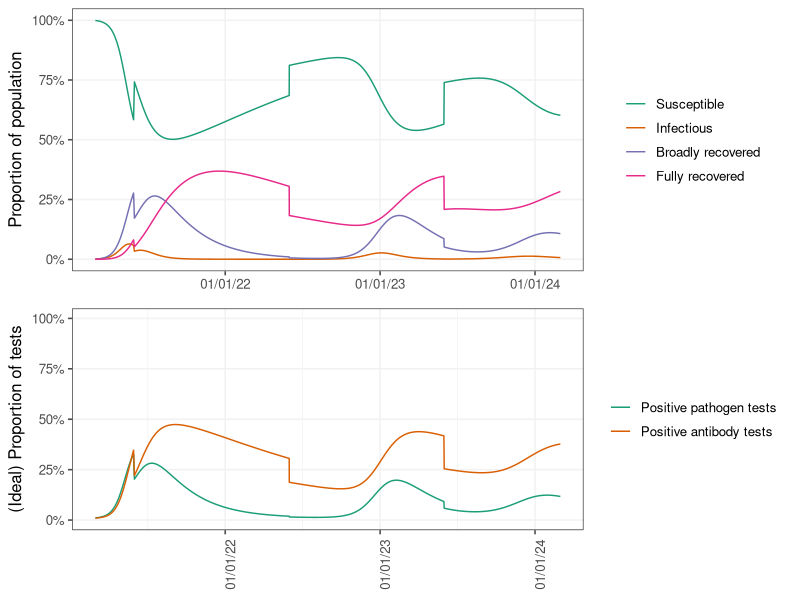

Reproduce this figure in R.
library(deSolve)
library(ggplot2)
library(ggthemes)
library(tidyr)
library(dplyr)
library(ggpubr)
library(lubridate)
library(kableExtra)

#
# user input
#

# epi parameters
avg_infectious_days_input = 7
avg_recovery_days_input = 90
avg_waning_days_input = 365 * 1.5
R0 = 1.5

# TODO: add variation to reconfigure as standard SIR model (i.e., no B part)
# TODO: add variation to reconfigure as standard SIBR model (i.e., no waning)

# initial conditions at t=0
initial_susceptible = .999
initial_infectious = .001
initial_broadly_recovered = 0
initial_recovered = 0

# TODO: Make user input (i.e., so infection can start in spring vs winter, etc.)
# reference date for outbreak start
outbreak_start_date = ymd('2021-03-01')

# plotting window
plot_min_date = outbreak_start_date
plot_max_date = outbreak_start_date + duration(num = 3, units = 'years')

# diagnostic parameters
pathogenic_sensitivity = .95
pathogenic_specificity = .99
antibody_sensitivity = .95
antibody_specificity = .99

# annual demographics (could be list of input)
#   Note: set to NULL to ignore
birth_pulse_dates = data.frame(
  time = ymd('2021-06-01'),
  # proportion of total population that are new, susceptible animals after pulse
  proportion = c(.4) 
)
# birth_pulses = NULL

#
# solve model
#

# translate to average days in class
avg_infectious_days = avg_infectious_days_input
avg_recovery_days = avg_recovery_days_input - avg_infectious_days
avg_waning_days = avg_waning_days_input - avg_recovery_days

# convert birth pulse dates to model times (negatives are ok)
birth_pulses = birth_pulse_dates %>% 
  mutate(
    time = as.numeric(
      difftime(time1 = time, time2 = outbreak_start_date, units = 'days')
    )
  )

# clean up workspace
rm(sibr_solution)

# define model
sibr_equations <- function(time, variables, parameters) {
  with(as.list(c(variables, parameters)), {
    ds = -beta * s * i + psi * r
    di =  beta * s * i - gamma * i
    db =  gamma * i - eta * b
    dr =  eta * b - psi * r
    return(list(c(ds, di, db, dr)))
  })
}

# parameterize model
gamma = 1 / avg_infectious_days
parameter_values = c(
  beta = R0 * gamma,
  gamma = gamma, 
  eta = 1 / avg_recovery_days,
  psi = 1 / avg_waning_days
)

# format initial conditions
initial_values = c(
  s = initial_susceptible,
  i = initial_infectious,
  b = initial_broadly_recovered,
  r = initial_recovered
)

# normalize initial conditions
initial_values = initial_values / sum(initial_values)

# set ode solver times, making sure we pass t=0 to solver
plot_min = as.numeric(
  difftime(time1 = plot_min_date, time2 = outbreak_start_date, units = 'days')
)
plot_max = as.numeric(
  difftime(time1 = plot_max_date, time2 = outbreak_start_date, units = 'days')
)

# set times to solve for inclusion in plot
plot_times = seq(from = plot_min, to = plot_max, length.out = 500)

# solve ode in chunks, following birth pulses
if(!is.null(birth_pulses)) {
  if(any(birth_pulses$time < plot_max)) {
    
    # enumerate time points with birth pulses
    homogeneous_period_ends = rbind(
      # birth pulse data
      do.call(rbind, apply(
        X = birth_pulses, 
        MARGIN = 1, 
        FUN = function(r) {
          data.frame(
            time = seq(from = r['time'], to = plot_max, by = 365),
            proportion = unname(r['proportion'])
          )
        }
      )),
      # final timepoint
      data.frame(time = plot_max, proportion = 0)
    ) %>% 
      # make sure times are after model start
      filter(time >= 0) %>% 
      # merge duplicates
      group_by(time) %>% 
      summarise(proportion = sum(proportion)) %>% 
      ungroup()
    
    # initialize ode solution
    sibr_solution = data.frame(time = 0, t(initial_values))
    
    # solve ode in chunks
    for(i in 1:nrow(homogeneous_period_ends)) {
      # time range during period
      t = unique(c(
        tail(sibr_solution$time, 1),
        data.frame(t = plot_times) %>% 
          filter(
            tail(sibr_solution$time, 1) <= t, 
            t <= homogeneous_period_ends$time[i]
          ) %>% 
          unlist() %>% 
          unname(),
        homogeneous_period_ends$time[i]
      ))
      # evaluate ode, but skip saving the first row since it duplicates start
      sibr_solution = rbind(
        sibr_solution,
        ode(
          y = initial_values,
          times = t,
          func = sibr_equations,
          parms = parameter_values
        )[-1,]
      )
      # apply birth pulse to last observation
      sibr_solution[nrow(sibr_solution), c('s','i','b','r')] = 
        sibr_solution[nrow(sibr_solution), c('s','i','b','r')] * 
          (1 - homogeneous_period_ends$proportion[i]) + 
        c(homogeneous_period_ends$proportion[i], rep(0, 3))
      # update initial conditions
      initial_values = c(
        s = tail(sibr_solution$s, 1),
        i = tail(sibr_solution$i, 1),
        b = tail(sibr_solution$b, 1),
        r = tail(sibr_solution$r, 1)
      )
      initial_values = initial_values / sum(initial_values)
    }
  }
}

# default: solve ode in one chunk
if(!exists('sibr_solution')) {
  t = unique(c(0, plot_times))
  sibr_solution = data.frame(
    ode(
      y = initial_values,
      times = t,
      func = sibr_equations,
      parms = parameter_values
    )
  ) 
}

# format plotting frame
sibr_solution = sibr_solution %>% 
  # restrict output to the requested plotting times
  filter(plot_min <= time, time <= plot_max) %>% 
  # enrich output
  mutate(
    # get date scale correct
    time = outbreak_start_date + duration(time, 'days'),
    # translate compartment model to ideal test results
    pathogenic_detection = (i + b) * pathogenic_sensitivity + 
      (s + r) * (1 - pathogenic_specificity),
    antibody_detection = (b + r) * antibody_sensitivity + 
      (s + i) * (1 - antibody_specificity)
  )

#
# output plots
#

# visualize epidemic trajectory
pl_trajectory = ggplot(
  data = sibr_solution %>% 
    pivot_longer(
      cols = c('s', 'i', 'b', 'r'), 
      names_to = 'compartment',
      values_to = 'population_proportion'
    ) %>% 
    mutate(
      compartment = factor(
        x = compartment,
        levels = c('s', 'i', 'b', 'r'),
        labels = c('Susceptible', 'Infectious', 'Broadly recovered', 
                   'Fully recovered')
      )
    ),
  mapping = aes(
    x = time, y = population_proportion, col = compartment)
) +
  geom_line() + 
  scale_x_datetime(date_labels = '%D') +
  scale_y_continuous(
    'Proportion of population',
    labels = scales::percent,
    limits = c(0,1)
  ) + 
  scale_color_brewer(type = 'qual', palette = 'Dark2') + 
  theme_few() + 
  theme(
    legend.title = element_blank(),
    panel.grid.major = element_line(colour = 'grey95'),
    axis.title.x = element_blank()
  )

# visualize marginal test rates
pl_test_positivity = ggplot(
  data = sibr_solution %>% 
    select(
      time, pathogenic_detection, antibody_detection
    ) %>% 
    pivot_longer(
      cols = c('pathogenic_detection', 'antibody_detection'),
      names_to = 'detection_type',
      values_to = 'positivity_rate'
    ) %>% 
    mutate(
      detection_type = factor(
        x = detection_type,
        levels = c('pathogenic_detection', 'antibody_detection'),
        labels = c('Positive pathogen tests', 'Positive antibody tests')
      )
    ),
  mapping = aes(x = time, y = positivity_rate, col = detection_type)
) + 
  geom_line() + 
  scale_color_brewer(
    type = 'qual', palette = 'Dark2'
  ) + 
  scale_x_datetime(date_labels = '%D') +
  scale_y_continuous(
    '(Ideal) Proportion of tests',
    labels = scales::percent,
    limits = c(0,1)
  ) + 
  theme_few() + 
  theme(
    legend.title = element_blank(),
    panel.grid.major = element_line(colour = 'grey95'),
    panel.grid.minor.x = element_line(colour = 'grey95'),
    axis.title.x = element_blank(),
    axis.text.x = element_text(angle = 90)
  )

# TODO: dynamic x-axis plot scale
ggarrange(
  pl_trajectory, pl_test_positivity,
  ncol = 1,
  align = 'v'
)

# input data for almanac table
sibr_metrics = sibr_solution %>%
  mutate(
    r_overall = b + r
  ) %>% 
  # subset data
  select(
    Date = time,
    'Susceptible population' = s,
    'Infectious population' = i,
    'Recovered population' = r_overall,
    'Positive pathogen tests' = pathogenic_detection,
    'Positive antibody tests' = antibody_detection
  ) %>% 
  # re-format for summarization
  pivot_longer(
    cols = c('Susceptible population', 'Infectious population', 
             'Recovered population', 'Positive pathogen tests', 
             'Positive antibody tests'), 
    names_to = 'Metric', 
    values_to = 'Percentage'
  )

# output data for almanac table
sibr_almanac_long = rbind(
  # extract annual maxima
  sibr_metrics %>% 
    mutate(year = year(Date)) %>% 
    group_by(year, Metric) %>% 
    slice_max(Percentage) %>% 
    ungroup() %>% 
    # annotate output
    mutate(Value = 'Max.'),
  # extract annual minima
  sibr_metrics %>% 
    mutate(year = year(Date)) %>% 
    group_by(year, Metric) %>% 
    slice_min(Percentage) %>% 
    ungroup() %>% 
    # annotate output
    mutate(Value = 'Min.')
) %>% 
  # sort output
  arrange(
    Date
  ) %>% 
  # format output for display
  mutate(
    Percentage = paste0(
      format(
        x = round(Percentage * 100), 
        scientific = FALSE
      ),
      '%'
    )
  ) %>% 
  # reorder display
  select(Date, Metric, Value, Percentage)

#
# print condensed wide version of almanac table
#

superheader_names = c(
  '',
  'Population' = 4,
  'Positive tests' = 4
)

header_names = c(
  '',
  'Susceptible' = 2,
  'Infectious' = 2,
  'Pathogen' = 2,
  'Antibody' = 2
)

sibr_almanac_long %>%
  mutate(
    Year = year(Date),
    Cell_formatted = strftime(x = Date, format = '%m/%d')
  ) %>%
  pivot_wider(
    id_cols = Year,
    names_from = c('Metric', 'Value'),
    values_from = 'Cell_formatted',
    values_fill = ''
  ) %>%
  select(
    'Year',
    "Susceptible population_Min.",
    "Susceptible population_Max.",
    "Infectious population_Min.",
    "Infectious population_Max.",
    "Positive pathogen tests_Min.",
    "Positive pathogen tests_Max.",
    "Positive antibody tests_Min.",
    "Positive antibody tests_Max."
  ) %>%
  arrange(
    Year
  ) %>%
  setNames(gsub(".*_", "", names(.))) %>%
  kable(align = 'r') %>%
  kable_styling("striped") %>%
  add_header_above(header_names) %>%
  add_header_above(superheader_names)

#
# print condensed wide version of almanac table
#

superheader_names = c(
  '',
  'Population' = 3,
  'Positive tests' = 2
)

sibr_metrics %>% 
  mutate(
    Year = year(Date)
  ) %>% 
  group_by(
    Year, Metric
  ) %>% 
  summarise(
    Range = paste0(
      paste(round(range(Percentage*100)), collapse = '-'), 
      '%'
    )
  ) %>% 
  pivot_wider(
    id_cols = Year,
    names_from = Metric, 
    values_from = Range
  ) %>% 
  arrange(
    Year
  ) %>% 
  select(
    Susceptible = 'Susceptible population',
    Infectious = 'Infectious population',
    Recovered = 'Recovered population',
    Pathogen = 'Positive pathogen tests',
    Antibody = 'Positive antibody tests'
  ) %>% 
  kable(align = 'c') %>%
  kable_styling('striped') %>% 
  add_header_above(superheader_names)
